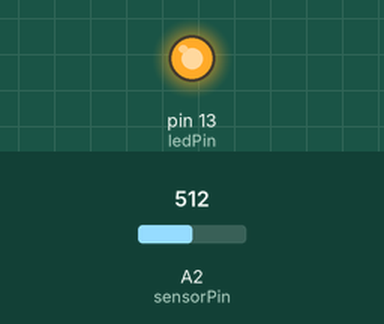
A sketch run on a simulated Arduino Uno, built with avr-gcc and run on an emulated ATmega328P. On the bench: output pins drawn as LEDs (lit = HIGH). The test bench sets the inputs (shaded band); at power-on: A2 (sensorPin) = 512.

Above: at 1.2 s.
1.3 s: A2 (sensorPin) set to 982
2.8 s: A2 (sensorPin) set to 1010
At 3.8 s:
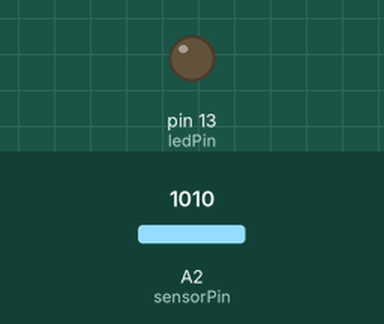
4.3 s: A2 (sensorPin) set to 990
At 5.0 s:
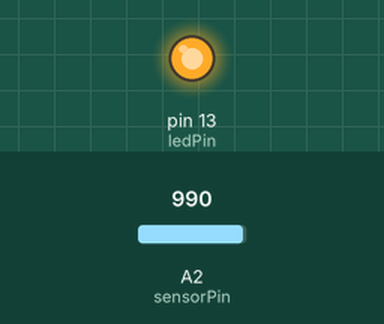
5.8 s: A2 (sensorPin) set to 1023
At 6.1 s:
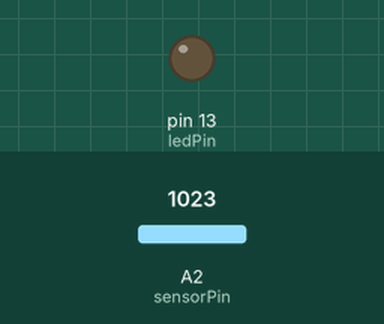
Timing chart, 0 to 8.3 s (numbered marks = the images above; inputs shaded):
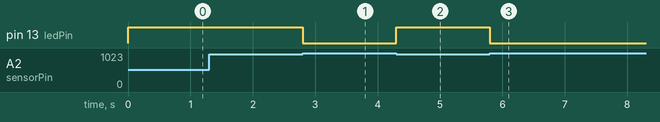

Measured:
- the behaviour switches between 1000 and 1001 on A2 (sensorPin) (found by bisection; images 0 and 1)
- after the input at 1.3 s, every drawn part: stays the same
- after the input at 2.8 s, pin 13 (ledPin): HIGH → LOW at once
- after the input at 4.3 s, pin 13 (ledPin): LOW → HIGH at once
- after the input at 5.8 s, pin 13 (ledPin): HIGH → LOW at once

The sketch:

tilt_switch.ino
```cpp
/**************************************************
 * Tilt switch experiments
 * When the sensor is tilted to a certain angle, lit LED; otherwise the LED is off
 ***************************************************/

#define ledPin 13
#define sensorPin A2
int sensorValue = 0;

void setup(){
  pinMode(ledPin ,OUTPUT);

}
void loop(){

  sensorValue = analogRead(sensorPin);

  if (sensorValue > 1000) //1000 is the actual process of feeling appropriate value 512 = 2.5 V
  {
    digitalWrite(ledPin,LOW); //LED OFF
  }
  else
  {
    digitalWrite(ledPin,HIGH); //LED ON
  }
}
```
